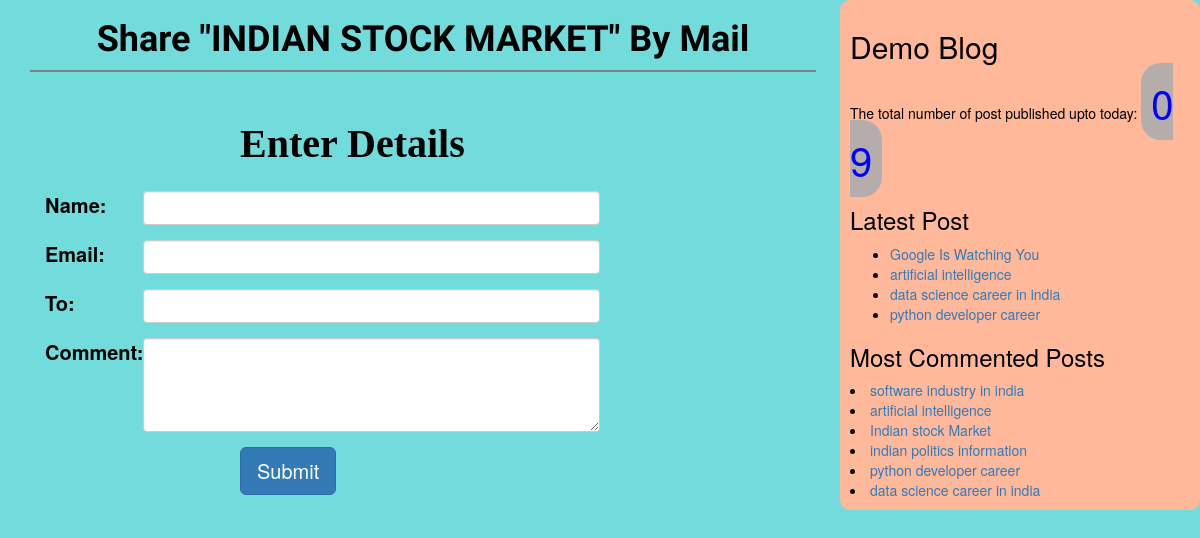
/1/share/, run on the app's committed database.
### blog/models.py (models this page shows, shortened)
class Post(models.Model):
    STATUS_CHOICES=(('draft','Draft'),('published','Published'))
    title=models.CharField(max_length=256)
    slug=models.SlugField(max_length=256,unique_for_date='publish')
    author=models.ForeignKey(User,on_delete=models.CASCADE,related_name='blog_posts')
    body=models.TextField()
    publish=models.DateTimeField(default=timezone.now)
    created=models.DateTimeField(auto_now_add=True)
    updated=models.DateTimeField(auto_now=True)
    status=models.CharField(max_length=10,choices=STATUS_CHOICES,default='draft')
    objects=CustomManager()
    tags=TaggableManager()
    class Meta:
        ordering=('-publish',)
    def get_absolute_url(self):
        return reverse('post_detail',
                            args=[self.publish.year,
                            self.publish.strftime('%m'),
                            self.publish.strftime('%d'),
                            self.slug])

### blog/views.py (the view)
# urls.py: path('<int:id>/share/', views.mail_send_view),
def mail_send_view(request,id):
    post=get_object_or_404(Post,id=id,status='published')
    send=False
    if request.method=='POST':
        form=EmailSendForm(request.POST)
        if form.is_valid():
            cd=form.cleaned_data
            post_url=request.build_absolute_uri(post.get_absolute_url())
            subject='{}({}) recommends you to read "{}"'.format(cd['name'],cd['email'], post.title)
            message='read post at: \n {}\n\n {}\'comment:\n{}'.format(post_url,cd['name'],cd['comment'])
            send_mail(subject,message,'samtech@gmail.com',[cd['to']])
            send=True
    else:
        form=EmailSendForm()
    return render(request,'blog/sharebyemail.html',{'send':send,'form':form,'post':post})

### blog/forms.py
class EmailSendForm(forms.Form):
    name=forms.CharField()
    email=forms.EmailField()
    to=forms.EmailField()
    comment=forms.CharField(required=False,widget=forms.Textarea)

### blog/models.py (called while the page is built)
    def get_queryset(self):
        return super().get_queryset().filter(status='published')

### blog/templatetags/blog_tags.py (called while the page is built)
@register.simple_tag
def total_posts():
    return Post.objects.count()

@register.inclusion_tag('blog/latest_post123.html')
def show_latest_post(count=3):
    lastest_posts=Post.objects.order_by('-publish')[0:count]
    return {'lastest_posts':lastest_posts}

@register.simple_tag
def get_most_commented_posts(count=5):
    return Post.objects.annotate(total_comments=Count('comments')).order_by('-total_comments')[:count]

### templates/blog/sharebyemail.html (shortened to what this page needs)
<!DOCTYPE html>
{% extends 'blog/base.html' %}
{% block body %}
{%if send%}
<h1>Email send successfully</h1>
{%else%}
  <h1>Share "{{post.title|upper}}" By Mail</h1>
  <form method="POST" class="post-form" action="">
    <div class="container">
<br>
    <div class="form-group row">
    <label class="col-sm-2 col-form-label"></label>
    <div class="col-sm-6 ">
    <h3> <span id='form_heading' >Enter Details</span> </h3>
    </div>
  </div>
    <div class="form-group row">
    <label class="col-sm-1 col-form-label">Name:</label>
    <div class="col-sm-5">
      <input type="text" name="name" class="form-control">
    </div>
  </div>
  <div class="form-group row">
    <label class="col-sm-1 col-form-label">Email:</label>
    <div class="col-sm-5">
      <input type="email" name="email" class="form-control">
    </div>
  </div>
    <div class="form-group row">
    <label class="col-sm-1 col-form-label">To:</label>
    <div class="col-sm-5">
      <input type="email" name="to" class="form-control">
    </div>
  </div>
    <div class="form-group row">
    <label class="col-sm-1 col-form-label" for="inputEmail3" >Comment:</label>
    <div class="col-sm-5">
      <textarea id="inputEmail3" name="comment" rows="4" cols="50" class="form-control" ></textarea>
    </div>
  </div>
    <div class="form-group row">
    <label class="col-sm-2 col-form-label"></label>
    <div  class="col-sm-4">
    <button type="submit" class="btn btn-primary btn-lg"> <span id ='submit_button'>Submit</span> </button>
    </div>
  </div>
    </div>
</form>
  {%endif%}
  {% endblock %}

### templates/blog/base.html (shortened to what this page needs)
<!DOCTYPE html>
{% load static %}
{% load blog_tags %}
<html lang="en" dir="ltr">
  <head>
    <link rel="stylesheet" href="https://stackpath.bootstrapcdn.com/bootstrap/3.4.1/css/bootstrap.min.css">
    <link rel="stylesheet" href="{% static "css/blog.css" %}">
  </head>
  <body>
    <div class="content">
      {% block body %}{% endblock %}
    </div>
    <div class="sidebar">
      <h2>Demo Blog</h2>
      <p>The total number of post published upto today: <span  id='pcount'>0 {%total_posts%}</span> </p>
      <h3>Latest Post</h3>{%show_latest_post 4 %}
      <h3>Most Commented Posts</h3>
      {%get_most_commented_posts 6 as most_commented_post %}
      {%for post in most_commented_post%}
      <li><a href="{{post.get_absolute_url}}">{{post.title}}</a></li>
      {%endfor%}
    </div>
  </body>
</html>

### templates/blog/latest_post123.html
<ul>
  {%for post in lastest_posts%}
  <li><a href="{{post.get_absolute_url}}">{{post.title}}</a></li>
  {%endfor%}
</ul>

### static/css/blog.css (style rules this page uses)
.content { width:68%; float: left; padding:0 0 0 30px; }
.sidebar { width:30%; float:right; padding:10px; background:#FFB899; border-radius: 10px; }
body { background:#72DBDB; color:black; }
h1 { text-align:center; border-bottom: 2px solid grey; font-weight:bold; color:black; padding:0 0 10px 0; font-family: 'Texturina', serif; }
h2 { color:black; }
label { font-size: 20px; }
#submit_button { font-size: 20px; }
#form_heading { font-size: 40px; font-weight: bold; font-family: Calibri; }
#pcount { font-size:40px; color: blue; border: 2px solid inherit; border-radius: 20px; background-color:#b5acac; padding:10px; }

### data on the page
Post: title "INDIAN STOCK MARKET", title "Indian stock Market"
Post: title "Google Is Watching You"
Post: title "artificial intelligence"
Post: title "data science career in india"
Post: title "python developer career"
Post: title "software industry in india"
Post: title "indian politics information"
